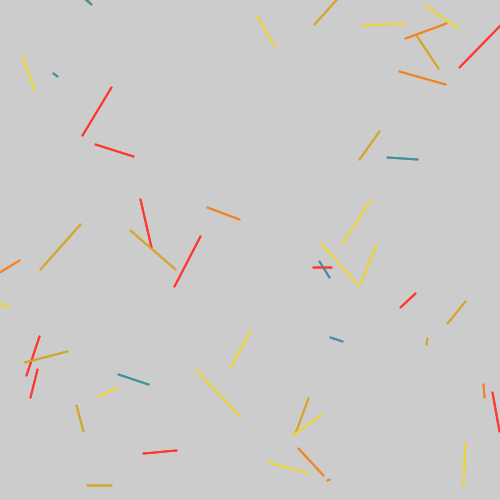
Frame 1 (no input)
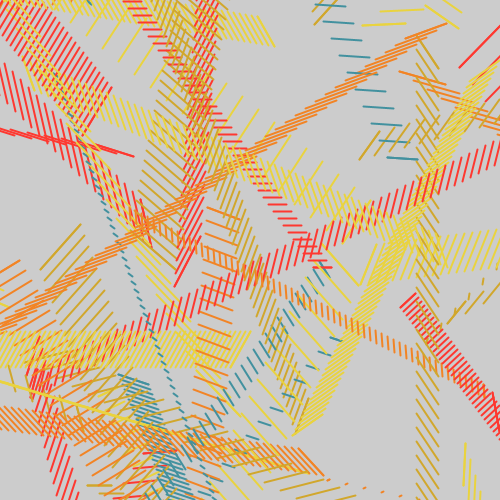
Frame 60 (the mouse pressed at the canvas centre just before this capture)
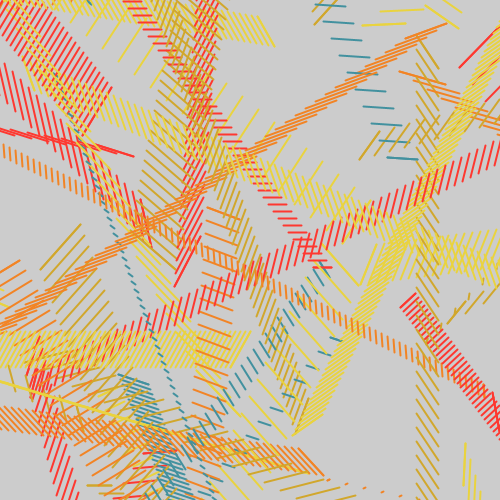
Frame 120 (the mouse held since frame 60 and released just before this capture)

The Processing sketch that drew these frames (run headless with seeded random() and noise(); from frame 60 on, the mouse is pressed at the canvas centre):

// Processing sketch: test
// ── test.pde
LineRepo repo = new LineRepo();

void setup() {

	size(500, 500);

	for(int i = 0; i < 50; i++){
		Line line = new Line().generate();

		line.drawLine();
		repo.addLine(line);
	}

}

void draw() {

	clear();

	for (Line line : repo.getAllLines()) {
		
		line.drawLine();
		line.move();
	}
	
	delay(100);
}
// ── line.pde
public class Line {

	private color[] colors = { #E9D33F, #D1A72C, #42919F, #FE3830, #F28425 };

	public int x1;
	public int x2;
	public int y1;
	public int y2;
	public int xDirection;
	public int yDirection;
	public color linecolor;

	public Line(){
	}

	public Line generate(){

		Line newLine = new Line();

		newLine.x1 = int(random(500));
		newLine.x2 = int(random(newLine.x1 - 50, newLine.x1 + 50));

		newLine.y1 = int(random(500));
		newLine.y2 = int(random(newLine.y1 - 50, newLine.y1 + 50));

	    newLine.linecolor = colors[int(random(colors.length))];

	    newLine.xDirection = int(random(-20, 20));
	    newLine.yDirection = int(random(-20, 20));

	    return newLine;
	}

	public void drawLine() {
		
		stroke(linecolor);
		strokeWeight(2);

		line(x1, y1, x2, y2);
	}

	public void move(){

		x1 = x1 + xDirection;
		x2 = x2 + xDirection;
		y1 = y1 + yDirection;
		y2 = y2 + yDirection;
	}
}
// ── lineRepo.pde
public class LineRepo {

	ArrayList<Line> list = new ArrayList<Line>();

	public void addLine(Line line){

		list.add(line);
	}

	public ArrayList<Line> getAllLines(){
		return list;
	}
}
